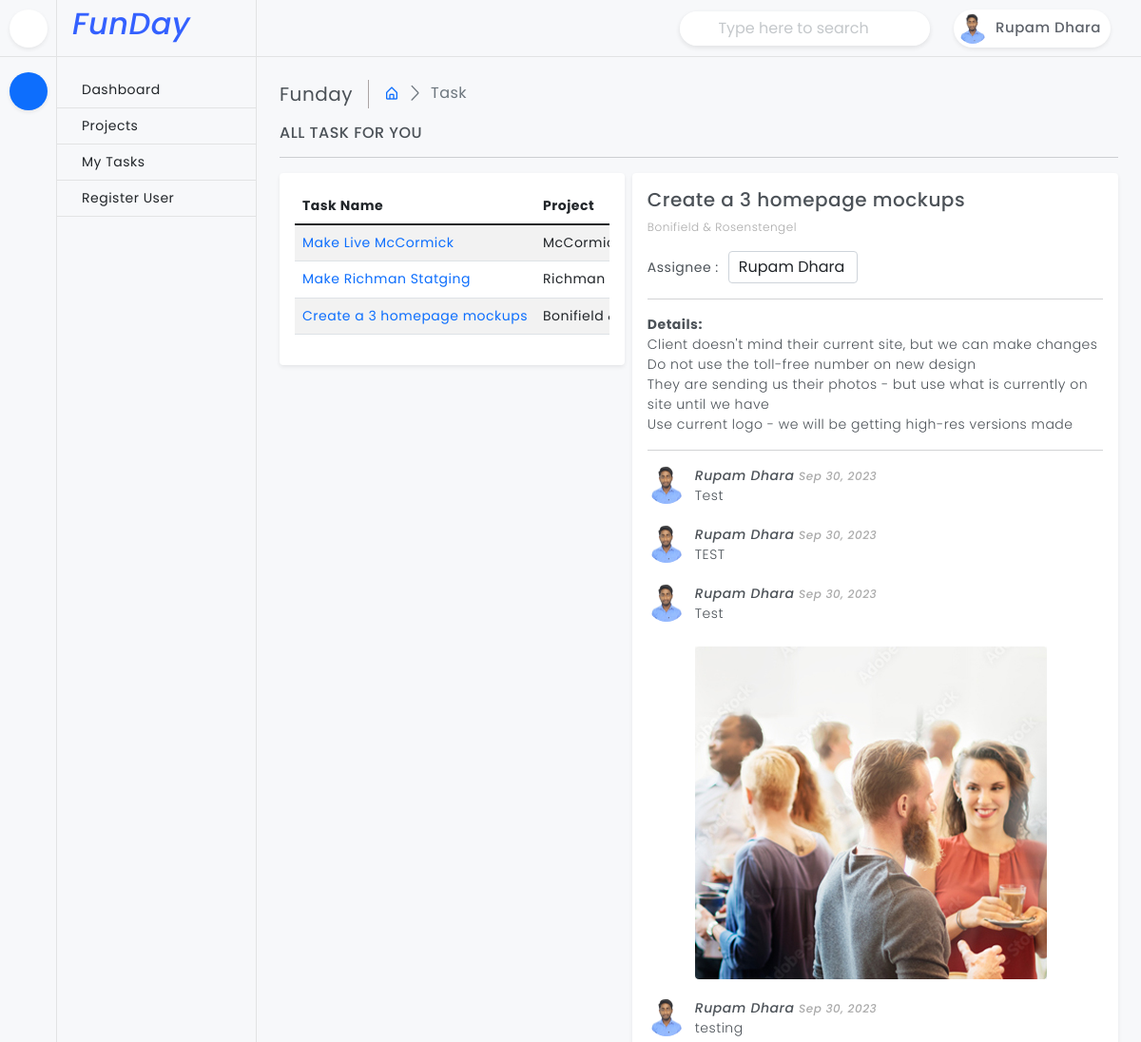
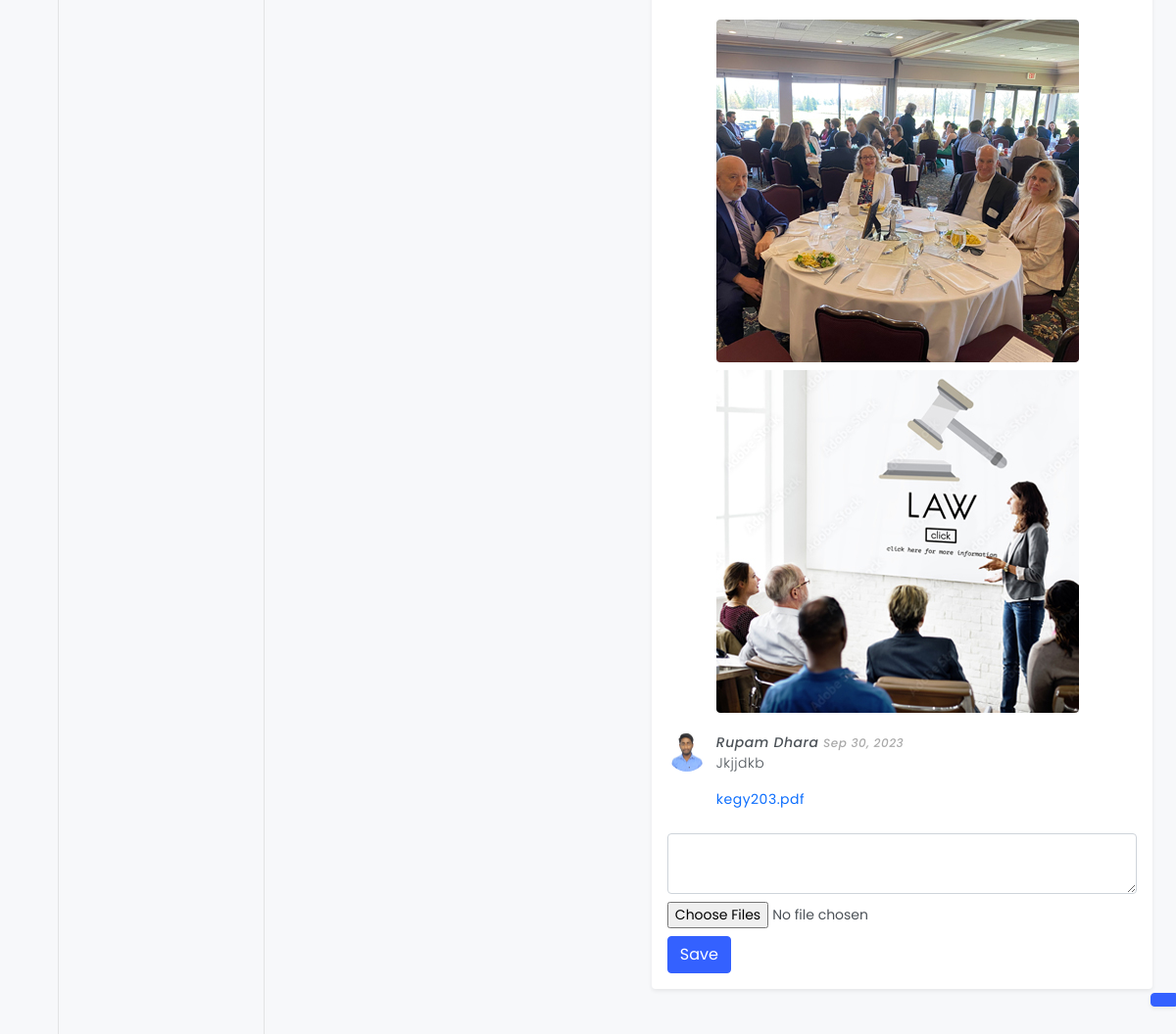
Page /task/668d22f7-dca3-418e-9b32-a1bf60d5aab8/ (signed in) on the earlier database version (2 pictures, top to bottom).
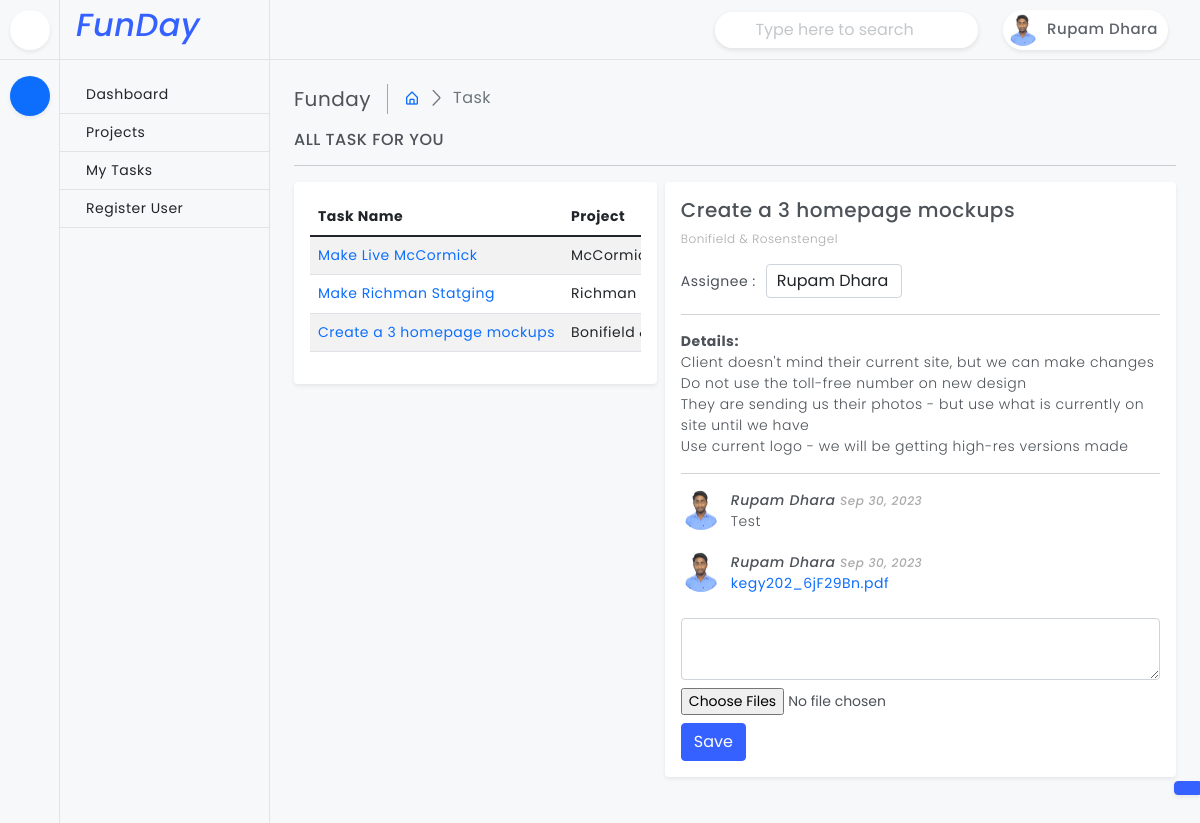
Same page on the later database version.
### account/models.py (models this page shows, shortened)
class Member(AbstractUser):
    username = None
    email = models.EmailField(unique=True)
    profile_image = models.ImageField(upload_to='user/', null=True, blank=True)
    designation = models.CharField(max_length=255, null=True, blank=True)
    objects = UserManager()
    USERNAME_FIELD = 'email'
    REQUIRED_FIELDS = []

### task/models.py (models this page shows, shortened)
class Task(models.Model):
    id = models.UUIDField(primary_key=True, default=uuid.uuid4, editable=False)
    title = models.CharField(max_length=500)
    project = models.ForeignKey(Project, on_delete=models.CASCADE)
    assigned_to = models.ForeignKey(Member, on_delete=models.CASCADE)
    priority = models.IntegerField(default=1, choices=STATUS_CHOICES)
    status = models.ForeignKey(TaskStatus, on_delete=models.CASCADE)
    comments = RichTextField(config_name='default')
    created_at = models.DateTimeField(default=datetime.now)
    class Meta:
        verbose_name = 'Task'

class Commemts(models.Model):
    task = models.ForeignKey(Task, on_delete=models.CASCADE)
    member = models.ForeignKey(Member, on_delete=models.CASCADE, blank=True, null=True)
    description = RichTextField(config_name='default')
    commented_at = models.DateTimeField(default=datetime.now)
    class Meta:
        verbose_name = 'Comment'

class CommentFile(models.Model):
    file = models.FileField(upload_to='file/', max_length=255)
    commemt = models.ForeignKey(Commemts, on_delete=models.CASCADE)
    attached_at = models.DateTimeField(default=datetime.now)

### project/models.py (models this page shows, shortened)
class Project(models.Model):
    title = models.CharField(max_length=255)
    slug = models.SlugField(default='', null=True, blank=True, max_length=100)
    associate = models.ForeignKey(Member, on_delete=models.CASCADE, null=True, blank=True)
    status = models.ForeignKey(ProjectStatus, on_delete=models.CASCADE)
    description = RichTextField(null=True, blank=True, config_name='default')
    url = models.URLField(default='', null=True, blank=True)
    adminurl = models.URLField(max_length=200, null=True, blank=True)
    username = models.CharField(max_length=255, default='', null=True, blank=True)
    password = models.CharField(max_length=255, default='', null=True, blank=True)
    extra_credential = RichTextUploadingField(null=True, blank=True)
    date_created = models.DateTimeField(default=datetime.now)
    def __str__(self):
        return self.title

### task/views.py (the view)
# urls.py: path('<str:id>/', views.TaskDetails, name='taskdetails'),
@login_required
def TaskDetails(request, id):
    theme = request.session.get('inlineRadioOptions')
    tasks = Task.objects.filter(assigned_to=request.user.id)
    task = get_object_or_404(Task, id=id)
    users = Member.objects.all()
    commemts = Commemts.objects.filter(task_id=id)
    files = CommentFile.objects.all()
    data = {
        'theme' : theme,
        'tasks' : tasks,
        'task' : task,
        'users' : users,
        'commemts' : commemts,
        'files' : files
    }
    return render(request, 'task-details.html', data)

### project/templatetags/filename_filter.py (called while the page is built)
@register.filter
def filename(value):
    return value.name.split('/')[-1]

@register.filter
def get_extension(value):
    return value.name.split('.')[-1]

### task/models.py (called while the page is built)
    def __str__(self):
        return self.title

### templates/task-details.html (shortened to what this page needs)
{% extends "base.html" %}
{% load filename_filter %}
{% block 'content' %}
    <main class="page-content">
        <div class="page-breadcrumb d-none d-sm-flex align-items-center mb-3">
            <div class="breadcrumb-title pe-3">Funday</div>
            <div class="ps-3">
                <nav aria-label="breadcrumb">
                    <ol class="breadcrumb mb-0 p-0">
                        <li class="breadcrumb-item"><a href="javascript:;"><i class="bx bx-home-alt"></i></a>
                        </li>
                        <li class="breadcrumb-item active" aria-current="page">Task</li>
                    </ol>
                </nav>
            </div>
        </div>
        <h6 class="mb-0 text-uppercase">All Task For You</h6>
        <hr />
        <div class="row g-2">
            <div class="col-md-5">
                <div class="card">
                    <div class="card-body">
                        <div class="table-responsive">
                            <table class="table table-striped" style="width:100%">
                                <thead>
                                    <tr>
                                        <th>Task Name</th>
                                        <th>Project</th>
                                    </tr>
                                </thead>
                                <tbody>
                                    {% for x in tasks %}
                                        <tr>
                                            <td><a href="{% url "taskdetails" x.id %}">{{ x.title }}</a></td>
                                            <td>{{ x.project }}</td>
                                        </tr>
                                    {% endfor %}
                                </tbody>
                            </table>
                        </div>
                    </div>
                </div>
            </div>
            <div class="col-md-7">
                <div class="card">
                    <div class="card-body">
                        <h5 class="mb-2">{{ task.title }}</h5>
                        <p class="project mb-3">{{task.project}}</p>
                        <form method="post" action="{% url "changeassign" task.id %}">
                            <label>Assignee :<select name="assignes" class="form-control assign-select" onchange="this.form.submit()">
                                {% for x in users %}
                                    {% if x.is_superuser != 1 %}
                                        <option value="{{x.id}}"  {% if  task.assigned_to_id ==  x.id %}selected{% endif %}> {{x.first_name}} {{x.last_name}}</option>
                                    {% endif %}
                                {% endfor %}
                            </select></label>
                        </form>
                        <hr>
                        <div>
                            <strong>Details:</strong>
                            {{ task.comments|safe }}
                        </div>
                        <hr>
                        <div>
                            {% for x in commemts %}
                                <div class="cmt-item">
                                    <div class="cmt-img">
                                        <img src="/media/{{x.member.profile_image}}">
                                    </div>
                                    <div class="cmt-text">
                                        <p class="cmt-name"><em>{{x.member.first_name}} {{x.member.last_name}} <span class="project">{{x.commented_at|date:"M d, Y"}}</em></span></p>
                                        <div>
                                            {{x.description|safe}}
                                            {% for y in files %}{% if y.commemt_id == x.id %}
                                                {% if y.file|get_extension == 'jpg' or y.file|get_extension == 'png' %}
                                                    <img class="mt-2" src="/media/{{y.file}}">
                                                {% else %}
                                                    <a download href="/media/{{y.file}}">{{y.file|filename}}</a>
                                                {% endif %}
                                            {% endif %}{% endfor %}
                                        </div>
                                    </div>
                                </div>
                            {% endfor %}
                        </div>
                        <div class="mt-4">
                            <form method="post" enctype="multipart/form-data" action="{% url 'addcomment' task.id %}">
                                <textarea name="comments" id="commemts" class="form-control"></textarea>
                                <div class="attach"><input type="file" name="commentfiles" class="mt-2" multiple></div>
                                <button type="submit" class="btn btn-primary mt-2">Save</button>
                            </form>
                        </div>
                    </div>
                </div>
            </div>
        </div>
    </main>
{% endblock 'content' %}

### templates/base.html (shortened to what this page needs)
<!doctype html>
{% load static %}
<head>
    <link href="{% static 'plugins/simplebar/css/simplebar.css' %}" rel="stylesheet" />
    <link href="{% static 'plugins/perfect-scrollbar/css/perfect-scrollbar.css' %}" rel="stylesheet" />
    <link href="{% static 'plugins/datatable/css/dataTables.bootstrap5.min.css' %}" rel="stylesheet" />
    <link href="{% static 'css/bootstrap.min.css' %}" rel="stylesheet" />
    <link href="{% static 'css/bootstrap-extended.css' %}" rel="stylesheet" />
    <link href="{% static 'css/style.css' %}" rel="stylesheet" />
    <link href="{% static 'css/icons.css' %}" rel="stylesheet">
    <link rel="stylesheet" href="https://cdnjs.cloudflare.com/ajax/libs/bootstrap-icons/1.10.5/font/bootstrap-icons.min.css' %}" />
    <link href="{% static 'css/pace.min.css' %}" rel="stylesheet" />
    <link href="{% static 'css/dark-theme.css' %}" rel="stylesheet" />
    <link href="{% static 'css/light-theme.css' %}" rel="stylesheet" />
    <link href="{% static 'css/semi-dark.css' %}" rel="stylesheet" />
    <link href="{% static 'css/header-colors.css' %}" rel="stylesheet" />
</head>
<body>
    <div class="wrapper">
        <header class="top-header">
            <nav class="navbar navbar-expand">
                <form class="searchbar d-none d-xl-flex ms-auto">
                    <input class="form-control" type="text" placeholder="Type here to search">
                </form>
                <div class="top-navbar-right ms-3">
                    <ul class="navbar-nav align-items-center">
                        {% if request.user.is_authenticated %}
                        <li class="nav-item dropdown dropdown-large">
                            <a class="nav-link dropdown-toggle dropdown-toggle-nocaret" href="#"
                                data-bs-toggle="dropdown">
                                <div class="user-setting d-flex align-items-center gap-1">
                                    <img src="/media/{{ request.user.profile_image }}" class="user-img" alt="">
                                    <div class="user-name d-none d-sm-block">{{ request.user.first_name }} {{request.user.last_name }}</div>
                                </div>
                            </a>
                        </li>
                        {% endif %}
                    </ul>
                </div>
            </nav>
        </header>
        <aside class="sidebar-wrapper">
            <div class="iconmenu">
                <div class="nav-toggle-box">
                    <div class="nav-toggle-icon"></div>
                </div>
                <ul class="nav nav-pills flex-column">
                    <li class="nav-item" data-bs-toggle="tooltip" data-bs-placement="right" title="Dashboards">
                        <button class="nav-link active" data-bs-toggle="pill" data-bs-target="#pills-dashboards"
                            type="button"></button>
                    </li>
                </ul>
            </div>
            <div class="textmenu">
                <div class="brand-logo text-center">
                    <h2 class="text-primary"><em>FunDay </em></h2>
                </div>
                <div class="tab-content">
                    <div class="tab-pane fade active show" id="pills-dashboards">
                        <div class="list-group list-group-flush">
                            <a href="{% url 'home' %}" class="list-group-item">Dashboard</a>
                            <a href="{% url 'project' %}" class="list-group-item"></i>Projects</a>
                            <a href="{% url 'task' %}" class="list-group-item">My Tasks</a>
                            {% if request.user.is_staff == 1 %}<a href="{% url 'registration' %}"
                                class="list-group-item">Register User</a>{% endif %}
                        </div>
                    </div>
                </div>
            </div>
        </aside>
        {% block 'content' %}{% endblock 'content' %}
        <div class="switcher-body">
            <button class="btn btn-primary btn-switcher shadow-sm" type="button" data-bs-toggle="offcanvas"
                data-bs-target="#offcanvasScrolling" aria-controls="offcanvasScrolling"></button>
        </div>
    </div>
</body>
</html>

Differences in the rows shown:
removed Commemts: member.profile_image (picture), member.first_name "Rupam", member.last_name "Dhara", commented_at "Sep 30, 2023", description "TEST"
removed Commemts: member.profile_image (picture), member.first_name "Rupam", member.last_name "Dhara", commented_at "Sep 30, 2023", description "Test"
removed CommentFile: file (picture), shown under "Rupam"
removed Commemts: member.profile_image (picture), member.first_name "Rupam", member.last_name "Dhara", commented_at "Sep 30, 2023", description "testing"
removed CommentFile: file (picture), shown under "Rupam"
removed CommentFile: file (picture), shown under "Rupam"
removed Commemts: member.profile_image (picture), member.first_name "Rupam", member.last_name "Dhara", commented_at "Sep 30, 2023", description "Jkjjdkb"
removed CommentFile: file|filename "kegy203.pdf", shown under "Rupam"
added Commemts: member.profile_image (picture), member.first_name "Rupam", member.last_name "Dhara", commented_at "Sep 30, 2023"
added CommentFile: file|filename "kegy202_6jF29Bn.pdf", shown under "Rupam"
